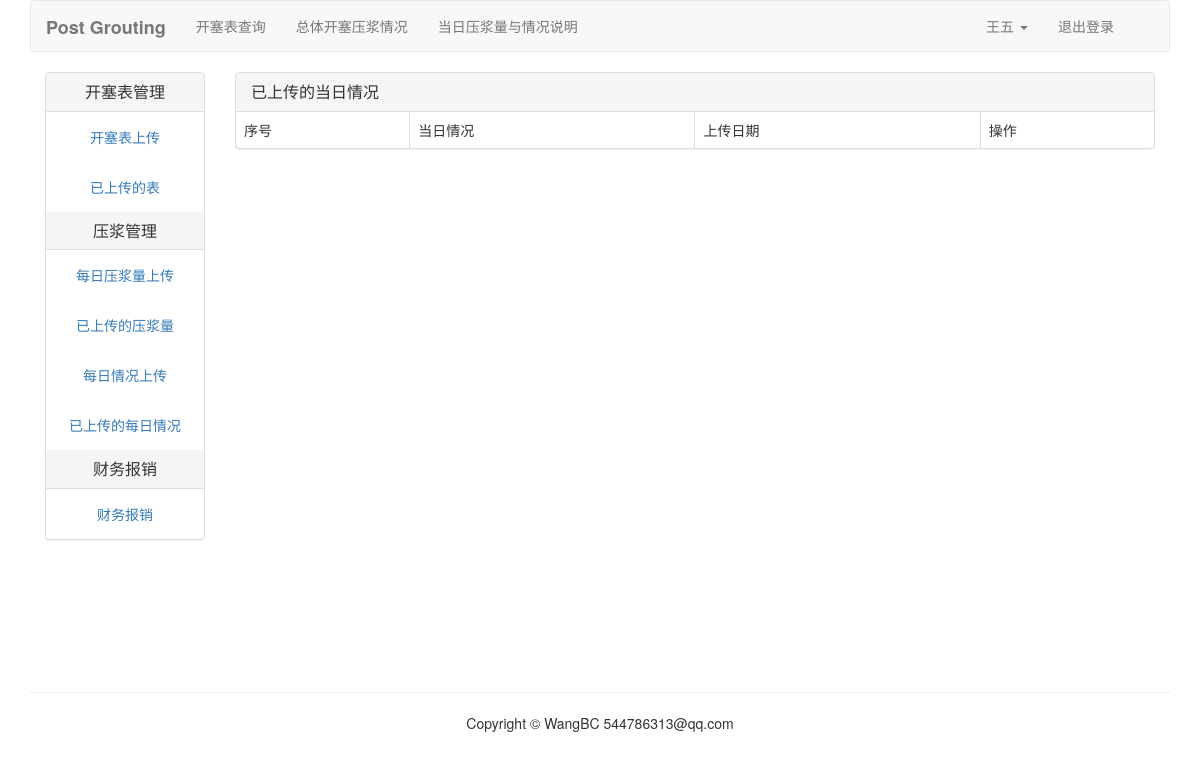
Page /grout/report-list (signed in) on the earlier database version.
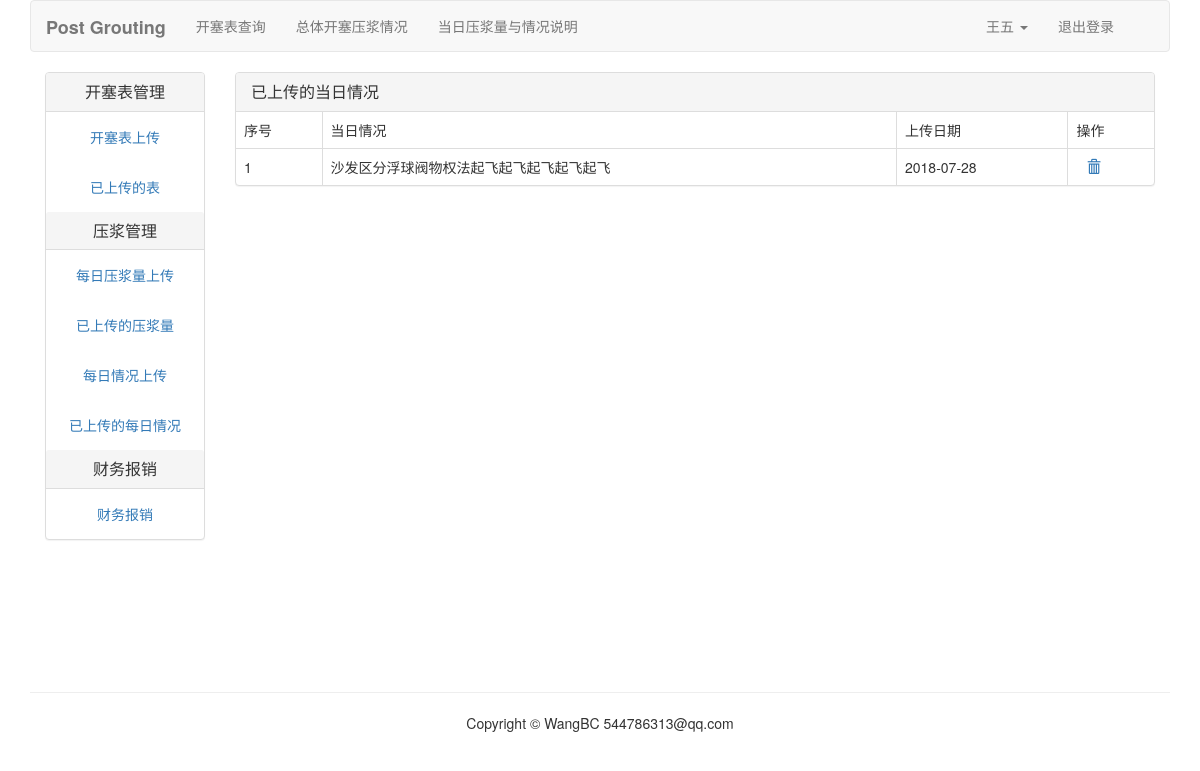
Same page on the later database version.
### account/models.py (models this page shows, shortened)
class UserProfile(models.Model):
	user = models.OneToOneField(User, unique=True, on_delete=models.CASCADE)
	realname = models.CharField(max_length=20)
	invitation_code = models.CharField(max_length=20)
	phone = models.CharField(max_length=20)

### grout/models.py (models this page shows)
class Report(models.Model):
	user = models.ForeignKey(User, related_name="report", on_delete=models.CASCADE)
	report = models.CharField(max_length=500, blank=True)
	date = models.DateField(default=timezone.now())
	class Meta:
		ordering = ("-date",)

### grout/views.py (the view)
# urls.py: path('report-list', views.report_list, name='report_list'),
@login_required(login_url='/account/login/')
def report_list(request):
	reports = Report.objects.filter(user=request.user)
	return render(request, 'grout/report_list.html', {"reports":reports})

### templates/grout/report_list.html (shortened to what this page needs)
{% extends "kaisai/base.html" %}
{% load staticfiles %}
{% block content %}
<div class="panel panel-default">
	<div class="panel-heading">
		<h3 class="panel-title">已上传的当日情况</h3>
	</div>
	<table class="table table-hover table-responsive table-bordered">
		<tr><td>序号</td><td>当日情况</td><td>上传日期</td><td>操作</td></tr>
		{% for report in reports %}
		<tr id="{{ report.id }}">
			<td>{{ forloop.counter }}</td>
			<td>{{ report.report|slice:'20' }}</td>
			<td>{{ report.date }}</td>
			<td>
				<a href="javascript:" name="delete" onclick="del_report(this, {{ report.id }})"><span class="glyphicon glyphicon-trash" style="margin-left: 10px"></span></a>
			</td>
		</tr>
		{% endfor %}
	</table>
</div>
{% endblock %}

### templates/kaisai/base.html (shortened to what this page needs)
{% load staticfiles %}
<!DOCTYPE html>
<html lang='zh-cn'>
<head>
	<link rel="stylesheet" type="text/css" href="{% static 'css/bootstrap.css' %}">
	<link rel="stylesheet" type="text/css" href="{% static 'css/footer.css' %}">
</head>
<body>
	{% include "header.html" %}
	<div class="container mycontent">
		<div class="col-md-2">
			{% include "kaisai/leftslider.html" %}
		</div>
		<div class="col-md-10">
			{% block content %}{% endblock %}
		</div>
	</div>
	{% include "footer.html" %}
</body>
</html>

### templates/header.html (shortened to what this page needs)
{% load staticfiles %}
<div class="container">
	<nav class="navbar navbar-default" role="navigation">
		<div class="container-fluid">
			<div class="navbar-header">
				<a class="navbar-brand" href="{% url 'index' %}"><strong>Post Grouting</strong></a>
			</div>
			<div class="collapse navbar-collapse" id="bs-navbar-collapse-1">
				<ul class="nav navbar-nav" role="navigation">
					<li><a href="{% url 'kaisai:kaisai_search' %}">开塞表查询</a></li>
					<li><a href="{% url 'overview:overview' %}">总体开塞压浆情况</a></li>
					<li><a href="{% url 'grout:grout_show' %}">当日压浆量与情况说明</a></li>
				</ul>
				<ul class="nav navbar-nav navbar-right" style="margin-right:10px">
					{% if user.is_authenticated %}
					<li class="dropdown">
						<a href="#" class="dropdown-toggle" data-toggle="dropdown" role="button" aria-haspopup="true" aria-expanded="false">{{ user.userprofile.realname }} <span class="caret"></span></a>
					</li>
					<li><a href="{% url 'account:user_logout' %}">退出登录</a></li>
					{% else %}
					<li><a href="{% url 'account:user_login' %}">登录</a></li>
					{% endif %}
				</ul>
			</div>
		</div>
	</nav>
</div>

### templates/kaisai/leftslider.html
<div class="">
	<div class="text-center panel panel-default">
		<div class="panel-heading">
			<h3 class="panel-title">开塞表管理</h3>
		</div>
		<div class="panel-body"><a href="{% url 'kaisai:kaisai_post' %}">开塞表上传</a></div>
		<div class="panel-body"><a href="{% url 'kaisai:kaisai_list' %}">已上传的表</a></div>
		<div class="panel-heading">
			<h3 class="panel-title">压浆管理</h3>
		</div>
		<div class="panel-body"><a href="{% url 'grout:grout_post' %}">每日压浆量上传</a></div>
		<div class="panel-body"><a href="{% url 'grout:grout_list' %}">已上传的压浆量</a></div>
		<div class="panel-body"><a href="{% url 'grout:report_post' %}">每日情况上传</a></div>
		<div class="panel-body"><a href="{% url 'grout:report_list' %}">已上传的每日情况</a></div>
		<div class="panel-heading">
			<h3 class="panel-title">财务报销</h3>
		</div>
		<div class="panel-body"><a href="#">财务报销</a></div>
	</div>
</div>

### templates/footer.html
<div class="container myfooter">
	<hr>
	<p class="text-center">Copyright © WangBC 544786313@qq.com</p>
</div>

### static/css/footer.css (style rules this page uses)
.myfooter { position: relative; vertical-align: bottom; }
html,body, .mycontent { height: 100%; }
.mycontent { height: auto; min-height: 75%; _height: 100%; }

Differences in the rows shown:
added Report: report "沙发区分浮球阀物权法起飞起飞起飞起飞起飞", date "2018-07-28"
